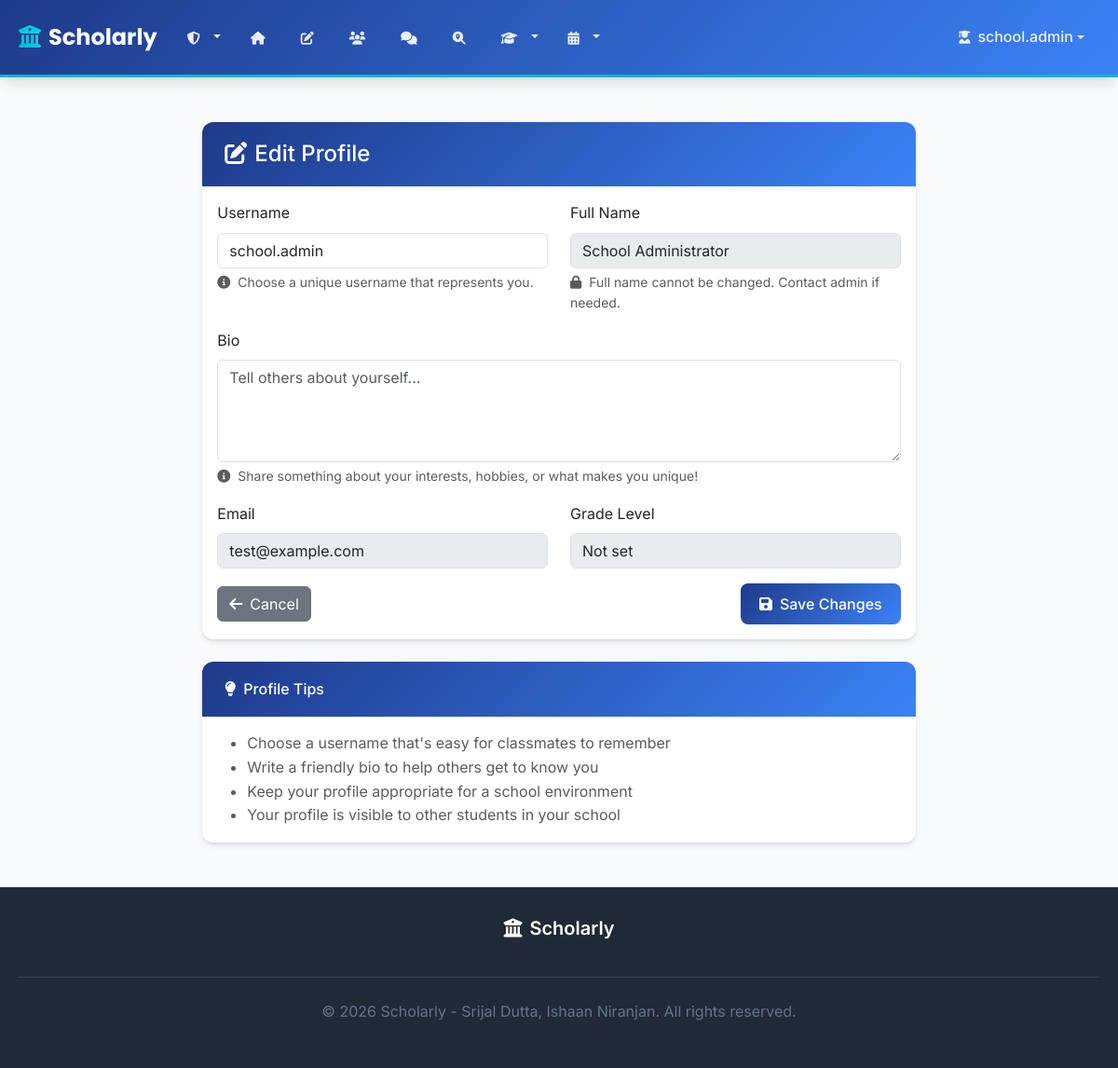
Screenshot of /edit_profile (signed in) with the database file from the repository.
### models.py (models this page shows, shortened)
class User(db.Model):
    id = db.Column(db.Integer, primary_key=True)
    username = db.Column(db.String(64), unique=True, nullable=False)
    email = db.Column(db.String(120), unique=True, nullable=False)
    password_hash = db.Column(db.String(256), nullable=False)
    full_name = db.Column(db.String(100), nullable=False)
    bio = db.Column(db.Text, default='')
    is_admin = db.Column(db.Boolean, default=False, nullable=False)
    is_teacher = db.Column(db.Boolean, default=False, nullable=False)
    is_prefect = db.Column(db.Boolean, default=False, nullable=False)
    is_parent = db.Column(db.Boolean, default=False, nullable=False)  # New field for parents
    house = db.Column(db.String(20), nullable=True)  # St. Patrick, St. Raphael, St. Nicolas, St. Michael
    grade_level = db.Column(db.String(20))
    section = db.Column(db.String(1), nullable=True)  # A-I sections for both students and teachers
    subject_taught = db.Column(db.String(50), nullable=True)  # For teachers
    class_teacher_grade = db.Column(db.String(20), nullable=True)  # Grade this teacher is class teacher of
    class_teacher_section = db.Column(db.String(1), nullable=True)  # Section this teacher is class teacher of
    points = db.Column(db.Integer, default=0, nullable=False)  # Student points system - default 0
    is_limited = db.Column(db.Boolean, default=False, nullable=False)  # Limitation status
    limit_reason = db.Column(db.Text)  # Reason for limitation
    limit_start_date = db.Column(db.DateTime)  # When limitation started
    limit_end_date = db.Column(db.DateTime)  # When limitation expires (None for permanent)
    limited_by_id = db.Column(db.Integer, db.ForeignKey('user.id'))  # Admin who applied limitation
    date_created = db.Column(db.DateTime, default=get_ist_now)
    posts = db.relationship('Post', backref='author', lazy='select', cascade='all, delete-orphan')
    comments = db.relationship('Comment', backref='author', lazy='select', cascade='all, delete-orphan')
    likes = db.relationship('Like', backref='user', lazy='select', cascade='all, delete-orphan')
    sent_messages = db.relationship('DirectMessage', foreign_keys='DirectMessage.sender_id', backref='sender', lazy='select', cascade='all, delete-orphan')
    received_messages = db.relationship('DirectMessage', foreign_keys='DirectMessage.receiver_id', backref='receiver', lazy='select', cascade='all, delete-orphan')
    created_groups = db.relationship('Group', foreign_keys='Group.admin_id', backref='admin', lazy='select')
    group_memberships = db.relationship('GroupMembership', backref='user', lazy='select', cascade='all, delete-orphan')
    children_relations = db.relationship('ParentChild', foreign_keys='ParentChild.parent_id', backref='parent', lazy='select', cascade='all, delete-orphan')
    parent_relations = db.relationship('ParentChild', foreign_keys='ParentChild.child_id', backref='child', lazy='select', cascade='all, delete-orphan')
    limited_by = db.relationship('User', foreign_keys=[limited_by_id], remote_side=[id], backref='users_limited')
    def is_limited_currently(self):
        if not self.is_limited:
            return False

### routes.py (the view, shortened to what this page needs)
@app.route('/edit_profile', methods=['GET', 'POST'])
def edit_profile():
    if 'user_id' not in session:
        flash('Please log in to edit your profile.', 'error')
        return redirect(url_for('login'))
    user = User.query.get(session['user_id'])
    return render_template('edit_profile.html', user=user)

### routes.py (called while the page is built)
@app.context_processor
def utility_processor():
    def get_user_by_id(user_id):
        if user_id:
            return User.query.get(user_id)
        return None
    def is_logged_in():
        return 'user_id' in session
    def can_access_social_features():
        if 'user_id' not in session:
            return False
        user = User.query.get(session['user_id'])
        return user and not user.is_limited_currently()
    return dict(get_user_by_id=get_user_by_id, is_logged_in=is_logged_in, can_access_social_features=can_access_social_features, datetime=get_ist_now, get_ist_now=get_ist_now)

### templates/edit_profile.html (shortened to what this page needs)
{% extends "base.html" %}
{% block content %}
<div class="row justify-content-center">
    <div class="col-md-8">
        <div class="card">
            <div class="card-header">
                <h4 class="mb-0">
                    <i class="fas fa-edit me-2"></i>Edit Profile
                </h4>
            </div>
            <div class="card-body">
                <form method="POST">
                    <div class="row">
                        <div class="col-md-6 mb-3">
                            <label for="username" class="form-label">Username</label>
                            <input type="text" class="form-control" id="username" name="username"
                                   value="{{ user.username }}" required>
                            <div class="form-text">
                                <i class="fas fa-info-circle me-1"></i>
                                Choose a unique username that represents you.
                            </div>
                        </div>
                        <div class="col-md-6 mb-3">
                            <label for="full_name" class="form-label">Full Name</label>
                            <input type="text" class="form-control" id="full_name"
                                   value="{{ user.full_name }}" disabled>
                            <div class="form-text">
                                <i class="fas fa-lock me-1"></i>
                                Full name cannot be changed. Contact admin if needed.
                            </div>
                        </div>
                    </div>
                    <div class="mb-3">
                        <label for="bio" class="form-label">Bio</label>
                        <textarea class="form-control" id="bio" name="bio" rows="4"
                                  placeholder="Tell others about yourself...">{{ user.bio }}</textarea>
                        <div class="form-text">
                            <i class="fas fa-info-circle me-1"></i>
                            Share something about your interests, hobbies, or what makes you unique!
                        </div>
                    </div>
                    <div class="row">
                        <div class="col-md-6 mb-3">
                            <label class="form-label">Email</label>
                            <input type="email" class="form-control" value="{{ user.email }}" disabled>
                        </div>
                        <div class="col-md-6 mb-3">
                            <label class="form-label">Grade Level</label>
                            <input type="text" class="form-control" value="{{ user.grade_level or 'Not set' }}" disabled>
                        </div>
                    </div>
                    <div class="d-flex justify-content-between align-items-center">
                        <a href="{{ url_for('profile') }}" class="btn btn-secondary">
                            <i class="fas fa-arrow-left me-2"></i>Cancel
                        </a>
                        <button type="submit" class="btn btn-primary">
                            <i class="fas fa-save me-2"></i>Save Changes
                        </button>
                    </div>
                </form>
            </div>
        </div>
        <div class="card mt-4">
            <div class="card-header">
                <h6 class="mb-0">
                    <i class="fas fa-lightbulb me-2"></i>Profile Tips
                </h6>
            </div>
            <div class="card-body">
                <ul class="mb-0 text-muted">
                    <li>Choose a username that's easy for classmates to remember</li>
                    <li>Write a friendly bio to help others get to know you</li>
                    <li>Keep your profile appropriate for a school environment</li>
                    <li>Your profile is visible to other students in your school</li>
                </ul>
            </div>
        </div>
    </div>
</div>
{% endblock %}

### templates/base.html (shortened to what this page needs)
<!DOCTYPE html>
<html lang="en">
<head>
    <link href="https://cdn.jsdelivr.net/npm/bootstrap@5.3.0/dist/css/bootstrap.min.css" rel="stylesheet">
    <link rel="stylesheet" href="https://cdnjs.cloudflare.com/ajax/libs/font-awesome/6.5.0/css/all.min.css">
</head>
<body>
    {% if session.user_id %}
    <nav class="navbar navbar-expand-lg navbar-custom">
        <div class="container main-container">
            <a class="navbar-brand" href="{{ url_for('index') }}">
                <i class="fas fa-university"></i>Scholarly
            </a>
            <div class="collapse navbar-collapse" id="navbarNav">
                <ul class="navbar-nav me-auto">
                    {% if session.is_admin %}
                        <li class="nav-item dropdown">
                            <a class="nav-link dropdown-toggle" href="#" id="adminDropdown" role="button" data-bs-toggle="dropdown" aria-expanded="false">
                                <i class="fas fa-shield-alt"></i><span class="nav-text">Admin</span>
                            </a>
                        </li>
                    {% endif %}
                    {% if session.is_parent %}
                        <li class="nav-item">
                            <a class="nav-link" href="{{ url_for('parent_dashboard') }}">
                                <i class="fas fa-home"></i><span class="nav-text">Dashboard</span>
                            </a>
                        </li>
                    {% else %}
                        {% if can_access_social_features() %}
                            <li class="nav-item">
                                <a class="nav-link" href="{{ url_for('student_dashboard') }}">
                                    <i class="fas fa-home"></i><span class="nav-text">Social Feed</span>
                                </a>
                            </li>
                            <li class="nav-item">
                                <a class="nav-link" href="{{ url_for('create_post') }}">
                                    <i class="fas fa-edit"></i><span class="nav-text">Create Post</span>
                                </a>
                            </li>
                            <li class="nav-item">
                                <a class="nav-link" href="{{ url_for('groups') }}">
                                    <i class="fas fa-users"></i><span class="nav-text">Groups</span>
                                </a>
                            </li>
                            <li class="nav-item position-relative">
                                <a class="nav-link" href="{{ url_for('messages') }}">
                                    <i class="fas fa-comments"></i><span class="nav-text">Messages</span>
                                </a>
                            </li>
                        {% endif %}
                        <li class="nav-item">
                            <a class="nav-link" href="{{ url_for('lost_and_found') }}">
                                <i class="fas fa-search-location"></i><span class="nav-text">Lost & Found</span>
                            </a>
                        </li>
                    {% endif %}
                    {% if not session.is_parent %}
                    <li class="nav-item dropdown">
                        <a class="nav-link dropdown-toggle" href="#" id="academicDropdown" role="button" data-bs-toggle="dropdown" aria-expanded="false">
                            <i class="fas fa-graduation-cap"></i><span class="nav-text">Academic</span>
                        </a>
                    </li>
                    {% endif %}
                    <li class="nav-item dropdown">
                        <a class="nav-link dropdown-toggle" href="#" id="eventsDropdown" role="button" data-bs-toggle="dropdown" aria-expanded="false">
                            <i class="fas fa-calendar-alt"></i><span class="nav-text">Events</span>
                        </a>
                    </li>
                </ul>
                <ul class="navbar-nav">
                    <li class="nav-item dropdown">
                        <a class="nav-link dropdown-toggle d-flex align-items-center" href="#" role="button"
                           data-bs-toggle="dropdown" aria-expanded="false">
                            <i class="fas fa-user-graduate me-2"></i>
                            <span>{{ session.username }}</span>
                        </a>
                    </li>
                </ul>
            </div>
        </div>
    </nav>
    {% endif %}
    <main class="container main-container my-5">
        {% block content %}{% endblock %}
    </main>
    <footer class="footer">
        <div class="container main-container">
            <div class="footer-content">
                <div class="footer-section">
                    <h5 class="text-center"><i class="fas fa-university me-2"></i>Scholarly</h5>
                </div>
            </div>
            <div class="footer-bottom">
                <p>&copy; 2026 Scholarly - Srijal Dutta, Ishaan Niranjan. All rights reserved.</p>
            </div>
        </div>
    </footer>
</body>
</html>

### templates/base.html (style rules this page uses)
:root { --primary-color: #1e3a8a; --secondary-color: #3b82f6; --accent-color: #06b6d4; --success-color: #10b981; --warning-color: #f59e0b; --danger-color: #ef4444; --dark-color: #1f2937; --light-gray: #f8fafc; --medium-gray: #e2e8f0; --text-primary: #1e293b; --text-secondary: #64748b; --border-radius: 12px; --shadow-sm: 0 1px 2px 0 rgb(0 0 0 / 0.05); --shadow-md: 0 4px 6px -1px rgb(0 0 0 / 0.1), 0 2px 4px -2px rgb(0 0 0 / 0.1); --shadow-lg: 0 10px 15px -3px rgb(0 0 0 / 0.1), 0 4px 6px -4px rgb(0 0 0 / 0.1); }
* { box-sizing: border-box; }
html, body { height: 100%; }
body { min-height: 100vh; display: flex; flex-direction: column; font-family: 'Inter', -apple-system, BlinkMacSystemFont, sans-serif; background-color: var(--light-gray); color: var(--text-primary); line-height: 1.6; }
.navbar-custom { background: linear-gradient(135deg, var(--primary-color) 0%, var(--secondary-color) 100%); padding: 1rem 0; box-shadow: var(--shadow-lg); border-bottom: 3px solid var(--accent-color); }
.navbar-brand { font-family: 'Poppins', sans-serif; font-weight: 700; font-size: 1.5rem; color: white !important; text-decoration: none; transition: all 0.3s ease; }
.navbar-brand i { background: linear-gradient(45deg, var(--accent-color), #06d6f4); -webkit-background-clip: text; -webkit-text-fill-color: transparent; background-clip: text; margin-right: 8px; }
.nav-link { color: rgba(255, 255, 255, 0.9) !important; font-weight: 500; padding: 8px 16px !important; border-radius: 8px; transition: all 0.3s ease; position: relative; }
.nav-link i { margin-right: 6px; font-size: 14px; vertical-align: middle; }
.main-container { max-width: 1400px; margin: 0 auto; padding: 0 20px; }
.card { border: none; border-radius: var(--border-radius); box-shadow: var(--shadow-md); transition: all 0.3s ease; overflow: hidden; }
.card-header { background: linear-gradient(135deg, var(--primary-color), var(--secondary-color)); color: white; border: none; padding: 1.25rem 1.5rem; font-weight: 600; }
.btn-primary { background: linear-gradient(135deg, var(--primary-color), var(--secondary-color)); border: none; border-radius: 8px; font-weight: 500; padding: 10px 20px; transition: all 0.3s ease; }
.footer { background: var(--dark-color); color: var(--medium-gray); padding: 2rem 0; margin-top: auto; }
.footer-content { display: grid; grid-template-columns: repeat(auto-fit, minmax(250px, 1fr)); gap: 2rem; margin-bottom: 1.5rem; }
.footer-section h5 { color: white; font-weight: 600; margin-bottom: 1rem; }
.footer-bottom { border-top: 1px solid #374151; padding-top: 1.5rem; text-align: center; color: var(--text-secondary); }
main.container.main-container { flex: 1 0 auto; }

### rows the page displays
User: username "school.admin", full_name "School Administrator", email "test@example.com", grade_level "Not set"
